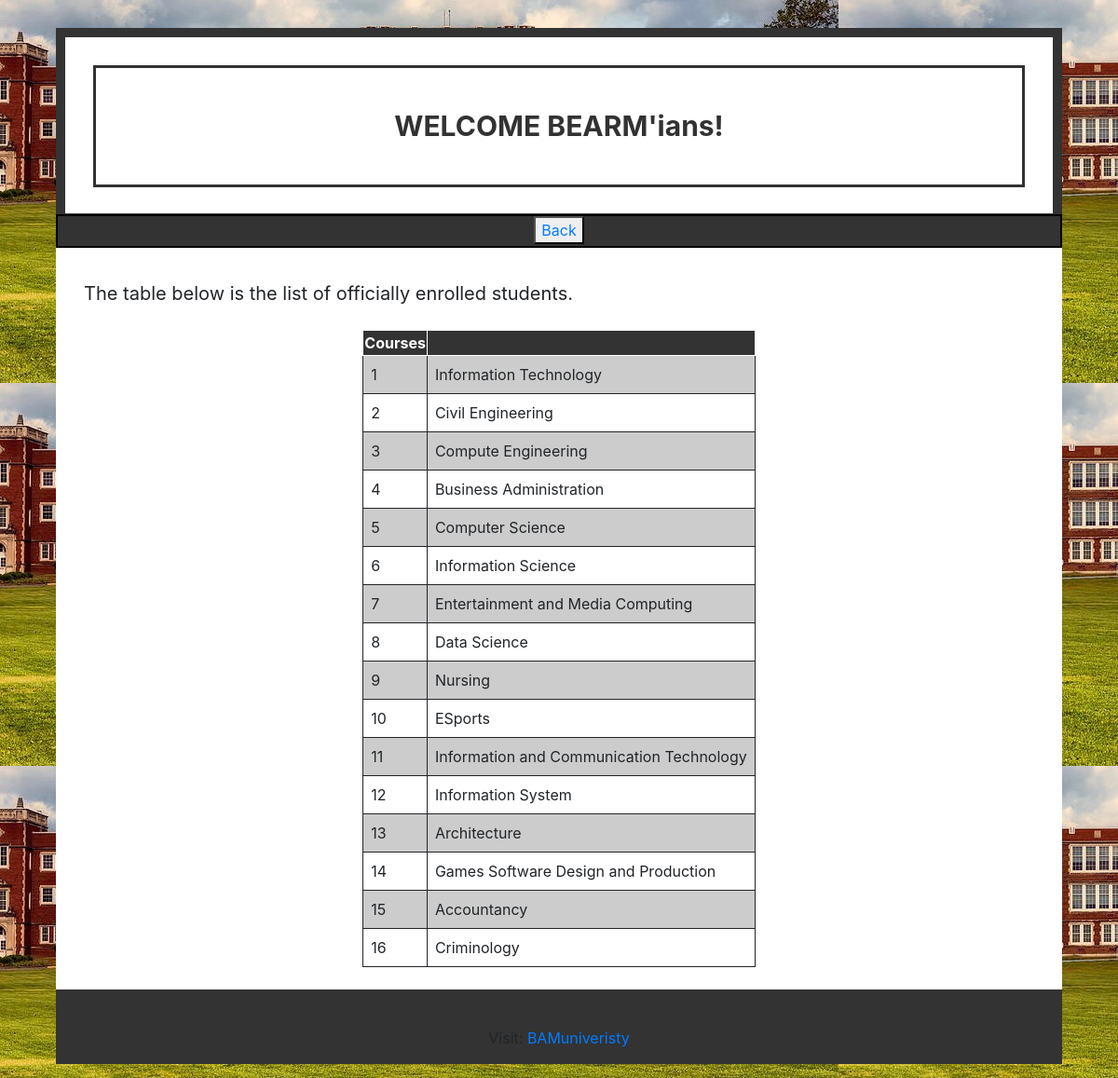
Screenshot of /enrolledpage.php with the database file from the repository.
### tables this page shows
CREATE TABLE `courses` (
  `id` int(25) NOT NULL,
  `course` varchar(50) DEFAULT NULL
);

### enrolledpage.php (the view, shortened to what this page needs)
<!DOCTYPE html>
<html>
<head>
    <link rel="stylesheet" href="styleEnroll.css" type="text/css" />
    <link rel="stylesheet" href="https://maxcdn.bootstrapcdn.com/bootstrap/4.5.2/css/bootstrap.min.css"/>
</head>
<body style="background-color: black;">
<div id="wrap">
	<div id="header">
		<div class="background">
  <div class="transbox">
    <p style="padding-top: 40px; padding-bottom: 40px;">WELCOME BEARM'ians!</p>
  </div>
</div>
	</div>
	<nav>
<div class="container">
	<button><a href="student.php">Back</a></button>
</div>
</nav>
		<br>
         <div class="one"> The table below is the list of officially enrolled students.</div>
		<div style="overflow-x:auto;">
			<br>
	<table>
	<tr>
	     <th>Courses<th>
	</tr>
	<?php
        $conn = mysqli_connect("localhost", "root", "", "portal_college");
        $sql = "SELECT id, course from courses";
        $result = $conn-> query($sql);
        if($result-> num_rows > 0){
          while ($row = $result-> fetch_assoc()){
          	echo "<tr><td>". $row["id"] . "</td><td>" . $row["course"] . "</td></tr>";
          }
          echo "</table>";
        }
         else{
         	echo "0 result";
         }
	?>
    </div>
   <br>
<footer class="page-footer font-small special-color-dark pt-4" style="background-color:#333333;">
  <div class="container">
  <div class="footer-copyright text-center py-3" align="center">Visit:
    <a href="https://www.facebook.com/Bearmi-University-107406318466750/">BAMuniveristy</a>
  </div>
</footer>
 </div>
</body>
</html>

### styleEnroll.css (style rules this page uses)
body { background-image: url(images/school.jpg); color:#333; font: normal 14px "Open Sans", sans-serif; margin:0; }
#wrap { width:90%; background-color:white; color:inherit; padding:0; margin:30px auto 15px auto; }
#header { background-color: white; height:200px; border:10px solid #333333; border-bottom:1px solid #333333; }
#header p { text-align:center; margin:0 auto; font-size: 30px; }
nav { text-align:center; margin:10px auto; margin-top: 0px; height: 36px; background-color: #333333; border: 2px solid black; }
@media screen and (min-width: 601px) { div.one { font-size: 20px; padding-left: 30px; } }
table { width: auto; border:1px; margin-left:auto; margin-right:auto; }
th { text-align:center; background-color: #333333; color: white; border: 1px; border-style:solid; }
td { text-align: left; padding: 8px; border: 1px solid; }
tr:nth-child(even) { background-color: #cccccc }
tr:nth-child(odd) { background-color: white; }
div.transbox { margin: 30px; background-color: #ffffff; border: 3px solid black; border-color: black; opacity: 0.8; }
div.transbox p { margin: 5%; font-weight: bold; color: black; }

### rows the page displays
courses: id "1", course "Information Technology"
courses: id "2", course "Civil Engineering"
courses: id "3", course "Compute Engineering"
courses: id "4", course "Business Administration"
courses: id "5", course "Computer Science"
courses: id "6", course "Information Science"
courses: id "7", course "Entertainment and Media Computing"
courses: id "8", course "Data Science"
courses: id "9", course "Nursing"
courses: id "10", course "ESports"
courses: id "11", course "Information and Communication Technology"
courses: id "12", course "Information System"
courses: id "13", course "Architecture"
courses: id "14", course "Games Software Design and Production"
courses: id "15", course "Accountancy"
courses: id "16", course "Criminology"
